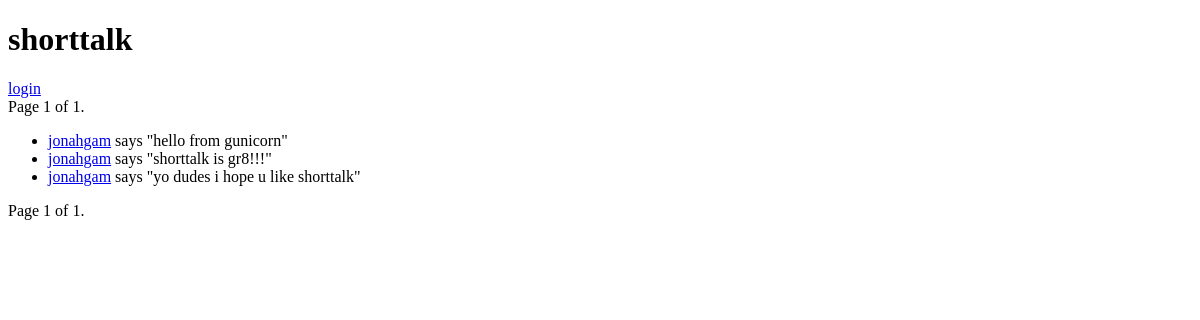
Before: / with the older database file.
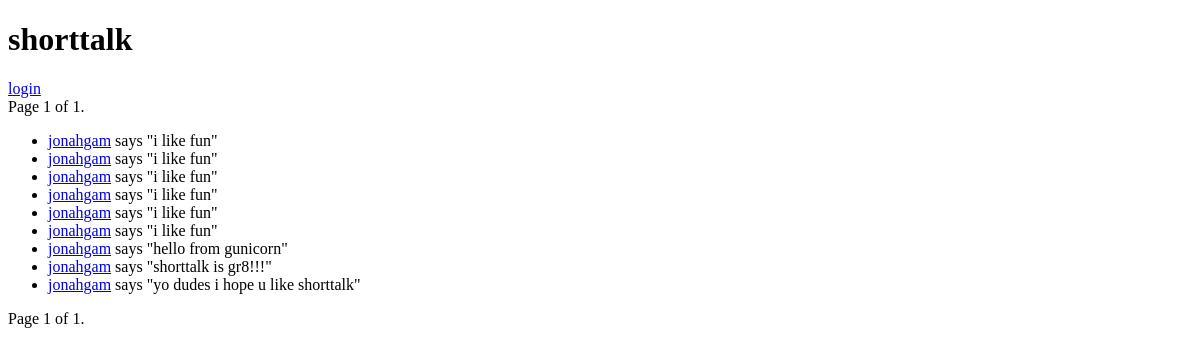
After: the same page with the newer database file.
### shorttalk/main/models.py (models this page shows)
class Post(models.Model):
    author = models.ForeignKey(User, on_delete = models.CASCADE, blank = False, related_name = "author")
    content = models.CharField(max_length = 50, blank = False)

### shorttalk/main/views.py (the view)
# urls.py: path('', AllPostListView.as_view(), name = 'AllPostListView'),
class AllPostListView(ListView):
    template_name = 'all_posts.html'
    queryset = Post.objects.order_by('-id')
    paginate_by = 50

### shorttalk/main/templates/all_posts.html (shortened to what this page needs)
{% extends "base.html" %}
{% block content %}
  <span>
      Page {{ page_obj.number }} of {{ page_obj.paginator.num_pages }}.
  </span>
  <ul>
     {% for post in object_list %}
         <li><a href="{% url 'UserPostView' post.author.id %}">{{ post.author.username }}</a> says "{{ post.content }}"</li>
     {% endfor %}
  </ul>
  <div>
    <span>
        <span>
            Page {{ page_obj.number }} of {{ page_obj.paginator.num_pages }}.
        </span>
    </span>
</div>
{% endblock content %}

### templates/base.html (shortened to what this page needs)
<!DOCTYPE html>
<html>
  <head>
  </head>
  <body>
    <h1>shorttalk</h1>
    {% if not user.is_authenticated %} <a href="/accounts/login">login</a> {% else %} <a href="/accounts/logout">logout</a> &bull; <a href="{% url 'SetEmailView' %}">set email</a> &bull; <a href="{% url 'NewPostView' %}">new post</a>{% endif %}<br />
    {% block content %}{% endblock content %}
  </body>
</html>

Changed rows visible on the page:
added Post: author.username "jonahgam", content "i like fun"
added Post: author.username "jonahgam", content "i like fun"
added Post: author.username "jonahgam", content "i like fun"
added Post: author.username "jonahgam", content "i like fun"
added Post: author.username "jonahgam", content "i like fun"
added Post: author.username "jonahgam", content "i like fun"
